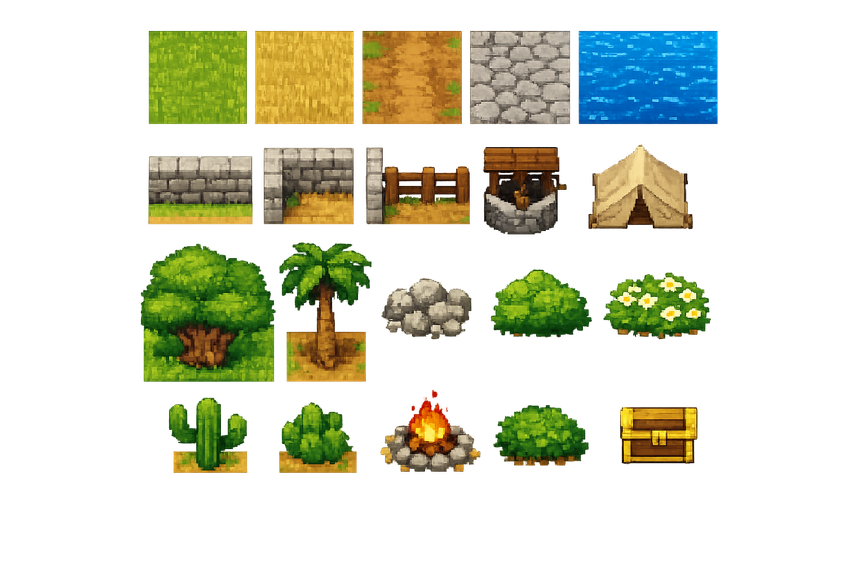
#> input picture assets/src/tileset_world.png, 866 x 577 px, shrunk from 1536 x 1024 before the run; its folder holds 6 pictures in this run; the run also reads 5 pictures not shown here
$ python _build_from_ai.py
#> lines starting #> are read from the running program, lines starting #| are printed output that depends on the picture; after the words box and inside, x2 and y2 are one past the last pixel; in counts of white or black regions, pixels touching at a corner belong together
#!/usr/bin/env python3
"""
_build_from_ai.py — 把 assets/src/ 下的 AI 原始素材切片/去背/对齐，
烤成符合 assets.js 清单规范的运行时图集。

当前会生成：
- tileset.png（6x2，cell=64）
- david.png（walk，6x4，cell=64）
- david_sling.png（6x4，cell=64）
- david_staff.png（6x4，cell=64）
- david_harp.png（4x4，cell=64）
- david_hurt.png（2x4，cell=64）

依赖：Pillow、numpy。重新生成只需把新素材放进 assets/src/ 同名文件后运行：
    python3 assets/_build_from_ai.py
"""
import os
from collections import deque
import numpy as np
from PIL import Image, ImageDraw

HERE = os.path.dirname(os.path.abspath(__file__))
SRC = os.path.join(HERE, "src")
CELL = 64


# ---------- 通用工具 ----------

def keyout_white(im, thr=232):
    """从四边洪泛去掉近白背景，返回 RGBA（保留角色内部的白色高光）。"""
    im = im.convert("RGBA")
    a = np.array(im)
    h, w = a.shape[:2]
    whitish = (a[:, :, 0] >= thr) & (a[:, :, 1] >= thr) & (a[:, :, 2] >= thr)
    seen = np.zeros((h, w), bool)
    q = deque()
    for x in range(w):
        for y in (0, h - 1):
            if whitish[y, x] and not seen[y, x]:
                seen[y, x] = True; q.append((y, x))
    for y in range(h):
        for x in (0, w - 1):
            if whitish[y, x] and not seen[y, x]:
                seen[y, x] = True; q.append((y, x))
    while q:
        cy, cx = q.popleft()
        for dy, dx in ((1, 0), (-1, 0), (0, 1), (0, -1)):
            ny, nx = cy + dy, cx + dx
            if 0 <= ny < h and 0 <= nx < w and whitish[ny, nx] and not seen[ny, nx]:
                seen[ny, nx] = True; q.append((ny, nx))
    a[seen, 3] = 0
    return Image.fromarray(a, "RGBA")


def content_bbox(im, athr=16):
    a = np.array(im.convert("RGBA"))[:, :, 3]
    ys, xs = np.where(a > athr)
    if len(xs) == 0:
        return None
    return (xs.min(), ys.min(), xs.max() + 1, ys.max() + 1)


def place_bottom_center(sprite, cell=CELL, pad=2, max_frac=1.0, scale=None):
    """把已去背的精灵缩放后水平居中、底部对齐放进 cell×cell 透明画布。"""
    bb = content_bbox(sprite)
    if bb:
        sprite = sprite.crop(bb)
    if scale is None:
        scale = min((cell - pad * 2) / sprite.width, (cell * max_frac) / sprite.height)
    nw, nh = max(1, round(sprite.width * scale)), max(1, round(sprite.height * scale))
    sprite = sprite.resize((nw, nh), Image.LANCZOS)
    canvas = Image.new("RGBA", (cell, cell), (0, 0, 0, 0))
    canvas.alpha_composite(sprite, ((cell - nw) // 2, cell - pad - nh))
    return canvas


def center_square(im, cell=CELL, inset=4):
    """从全幅地面纹理裁中央正方形并缩放到 cell（用于无缝地面）。"""
    im = im.convert("RGBA")
    s = min(im.width, im.height) - inset * 2
    l = (im.width - s) // 2
    t = (im.height - s) // 2
    return im.crop((l, t, l + s, t + s)).resize((cell, cell), Image.LANCZOS)


def components(path, athresh=40, min_area=400):
#> called with path = 'assets/src/tileset_world.png', athresh = 40, min_area = 400
    im = Image.open(path).convert("RGBA")
#> im is the input picture: PIL image 866x577 RGBA; mean R, G, B, A 36.6, 38.9, 19.7, 71.6
    a = np.array(im)[:, :, 3]
    mask = a > athresh
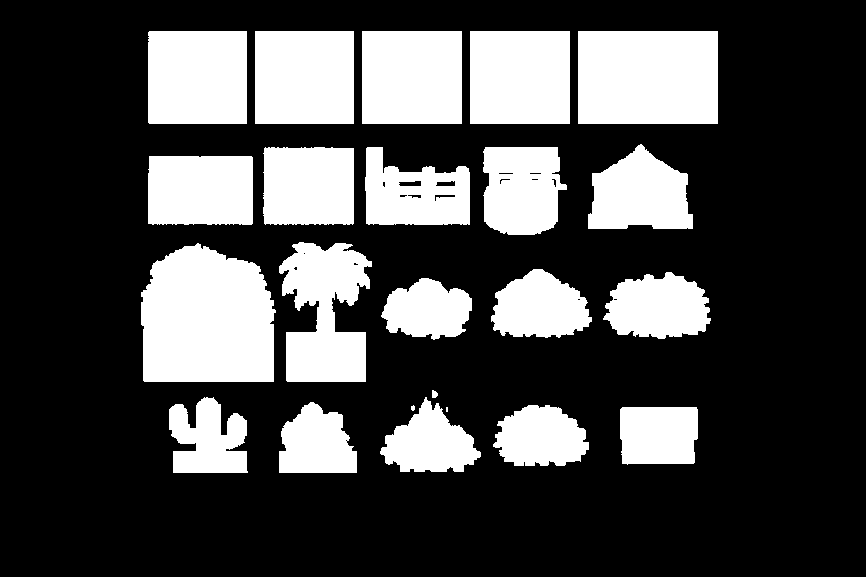
#> mask: shape (577, 866) bool; 28.8% white; 23 white regions (2 under 20 px), largest, box (x1, y1, x2, y2) and area: (141, 243, 276, 382) 16028, (578, 31, 718, 124) 13020, (362, 31, 462, 124) 9300
    H, W = mask.shape
#> H = 577; W = 866
    seen = np.zeros((H, W), bool)
    boxes = []
    for y in range(H):
        for x in range(W):
            if mask[y, x] and not seen[y, x]:
                q = deque([(y, x)])
                seen[y, x] = True
                minx = maxx = x
                miny = maxy = y
                area = 0
                while q:
                    cy, cx = q.popleft()
                    area += 1
                    minx = min(minx, cx)
                    maxx = max(maxx, cx)
                    miny = min(miny, cy)
                    maxy = max(maxy, cy)
                    for dy, dx in ((1, 0), (-1, 0), (0, 1), (0, -1)):
                        ny, nx = cy + dy, cx + dx
                        if 0 <= ny < H and 0 <= nx < W and mask[ny, nx] and not seen[ny, nx]:
                            seen[ny, nx] = True
                            q.append((ny, nx))
                if area >= min_area:
                    boxes.append((minx, miny, maxx + 1, maxy + 1))
    boxes.sort(key=lambda b: (round(b[1] / 80), b[0]))
    return im, boxes


def blobs(im, athresh=24, min_area=120):
    """返回 [(cx, cy, minx, miny, maxx, maxy)]，按连通域聚类（容忍 AI 图非等格漂移）。"""
    a = np.array(im)[:, :, 3]
    mask = a > athresh
    H, W = mask.shape
    seen = np.zeros((H, W), bool)
    out = []
    for y in range(H):
        for x in range(W):
            if mask[y, x] and not seen[y, x]:
                q = deque([(y, x)])
                seen[y, x] = True
                xs = ys = 0
                n = 0
                minx = maxx = x
                miny = maxy = y
                while q:
                    cy, cx = q.popleft()
                    n += 1
                    xs += cx
                    ys += cy
                    minx = min(minx, cx)
                    maxx = max(maxx, cx)
                    miny = min(miny, cy)
                    maxy = max(maxy, cy)
                    for dy, dx in ((1, 0), (-1, 0), (0, 1), (0, -1)):
                        ny, nx = cy + dy, cx + dx
                        if 0 <= ny < H and 0 <= nx < W and mask[ny, nx] and not seen[ny, nx]:
                            seen[ny, nx] = True
                            q.append((ny, nx))
                if n >= min_area:
                    out.append((xs / n, ys / n, minx, miny, maxx + 1, maxy + 1))
    return out


def merge_to_grid(keyed, cols, rows):
    W, H = keyed.size
    grid = {}
    for cx, cy, minx, miny, maxx, maxy in blobs(keyed):
        c = min(cols - 1, max(0, int(cx // (W / cols))))
        r = min(rows - 1, max(0, int(cy // (H / rows))))
        if (r, c) in grid:
            ox0, oy0, ox1, oy1 = grid[(r, c)]
            grid[(r, c)] = (min(ox0, minx), min(oy0, miny), max(ox1, maxx), max(oy1, maxy))
        else:
            grid[(r, c)] = (minx, miny, maxx, maxy)
    return grid


def build_sheet(src_name, out_name, cols, rows, max_frac=0.96):
    src = Image.open(os.path.join(SRC, src_name))
    keyed = keyout_white(src)
    grid = merge_to_grid(keyed, cols, rows)
    heights = sorted(bb[3] - bb[1] for bb in grid.values())
    med_h = heights[len(heights) // 2]
    uni_scale = (CELL * max_frac) / med_h
    out = Image.new("RGBA", (cols * CELL, rows * CELL), (0, 0, 0, 0))
    for (r, c), bb in grid.items():
        sprite = keyed.crop(bb)
        out.alpha_composite(place_bottom_center(sprite, pad=2, scale=uni_scale), (c * CELL, r * CELL))
    out.save(os.path.join(HERE, out_name))
    print(out_name, out.size, "figures", len(grid))


# ---------- 地图 tileset.png（6 列 × 2 行） ----------

def build_tileset():
    img, boxes = components(os.path.join(SRC, "tileset_world.png"))

    def crop(i):
#> called with i = 0
        return img.crop(boxes[i])

    # 0 草 1 干草 2 土路 3 石板 4 水 | 5 矮墙 6 高墙 7 栅栏 8 井 9 帐篷
    # 10 树 11 棕榈 12 石堆 13 灌木 14 花丛 | 15 仙人掌 16 灌丛 17 篝火 18 灌木 19 宝箱
    grass = center_square(crop(0))
    drygrass = center_square(crop(1))
    path = center_square(crop(2))
    cobble = center_square(crop(3))

    def on_grass(obj_idx, max_frac=0.96, pad=2):
        base = grass.copy()
        base.alpha_composite(place_bottom_center(crop(obj_idx), pad=pad, max_frac=max_frac))
        return base

    tgrass = grass.copy()
    tgrass.alpha_composite(place_bottom_center(crop(16), pad=4, max_frac=0.8))
#> in content_bbox, `ys, xs = np.where(a > athr)`: ys = 4210 values from 0 to 70; xs = 4210 values, max 77 at index 2571, min 0 at index 2494, mean 37.05
#> in place_bottom_center, `bb = content_bbox(sprite)`: bb = (0, 0, 78, 71)
#> in place_bottom_center, `canvas = Image.new("RGBA", (cell, cell), (0, 0, 0, 0))`: canvas: PIL image 64x64 RGBA; every value is 0
    flower = grass.copy()
    flower.alpha_composite(place_bottom_center(crop(14), pad=4, max_frac=0.8))

    cave = cobble.copy()
    d = ImageDraw.Draw(cave)
    d.ellipse([CELL * 0.22, CELL * 0.28, CELL * 0.78, CELL * 0.92], fill=(18, 14, 20, 255))
    d.ellipse([CELL * 0.30, CELL * 0.40, CELL * 0.70, CELL * 0.92], fill=(8, 6, 10, 255))

    tiles = {
        (0, 0): grass,
        (1, 0): tgrass,
        (2, 0): flower,
        (3, 0): path,
        (4, 0): drygrass,
        (5, 0): cobble,
        (0, 1): on_grass(10),
        (1, 1): on_grass(12),
        (2, 1): on_grass(7),
        (3, 1): on_grass(8),
        (4, 1): on_grass(9),
        (5, 1): cave,
    }
#> in content_bbox (call 5), `a = np.array(im.convert("RGBA"))[:, :, 3]`:
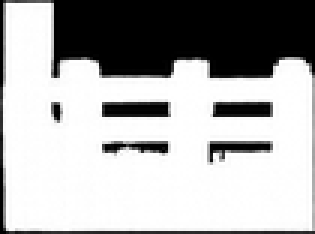
#> a: shape (78, 105) (shown 3 times larger); min 0, max 255, mean 173.7
#> in content_bbox (call 5), `ys, xs = np.where(a > athr)`: ys = 5992 values from 0 to 77; xs = 5992 values, max 104 at index 654, min 0 at index 1071, mean 49.22
#> in content_bbox (call 6), `a = np.array(im.convert("RGBA"))[:, :, 3]`:
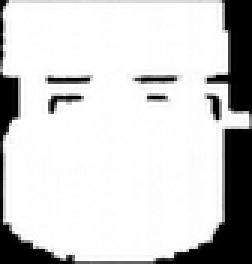
#> a: shape (88, 84) (shown 3 times larger); min 0, max 255, mean 207.8
#> in content_bbox (call 6), `ys, xs = np.where(a > athr)`: ys = 6261 values from 0 to 87; xs = 6261 values, max 83 at index 2764, min 0 at index 221, mean 38.43
#> in crop (call 11), `return img.crop(boxes[i])`:
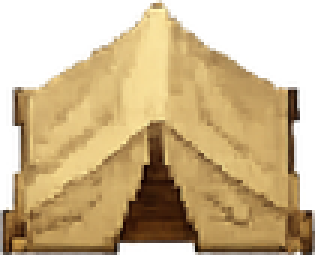
#> returned value: PIL image 105x85 RGBA (shown 3 times larger); mean R, G, B, A 133.5, 109.4, 67.9, 178.1; transparent parts drawn white
#> in content_bbox (call 7), `a = np.array(im.convert("RGBA"))[:, :, 3]`:
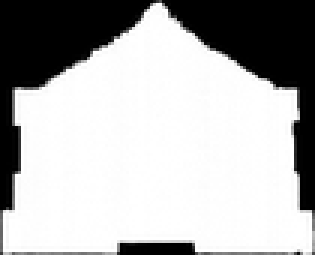
#> a: shape (85, 105) (shown 3 times larger); min 0, max 255, mean 178.1
#> in content_bbox (call 7), `ys, xs = np.where(a > athr)`: ys = 6440 values from 0 to 84; xs = 6440 values, max 104 at index 5065, min 0 at index 4961, mean 51.72
#> in place_bottom_center (call 7), `bb = content_bbox(sprite)`: bb = (0, 0, 105, 85)
#> in place_bottom_center (call 7), `canvas.alpha_composite(sprite, ((cell - nw) // 2, cell - pad - nh))`:
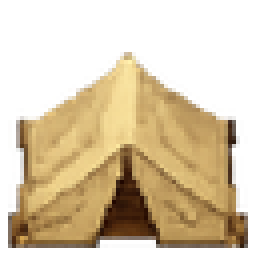
#> canvas: PIL image 64x64 RGBA (shown 4 times larger); mean R, G, B, A 97.5, 79.9, 49.3, 127.9; transparent parts drawn white
#> in on_grass (call 5), `base.alpha_composite(place_bottom_center(crop(obj_idx), pad=pad, max_f..`:
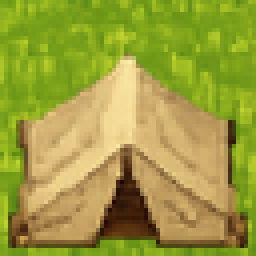
#> base: PIL image 64x64 RGBA (shown 4 times larger); mean R, G, B, A 156.1, 157.8, 60.6, 254.7; transparent parts drawn white
    out = Image.new("RGBA", (6 * CELL, 2 * CELL), (0, 0, 0, 0))
#> out: PIL image 384x128 RGBA; every value is 0
    for (c, r), tile in tiles.items():
        out.alpha_composite(tile, (c * CELL, r * CELL))
#> this loop made 12 passes
#> (c, r) on passes 1 to 12: (0, 0), (1, 0), (2, 0), (3, 0), (4, 0), (5, 0), (0, 1), (1, 1), (2, 1), (3, 1), (4, 1), (5, 1)
    out.save(os.path.join(HERE, "tileset.png"))
    print("tileset.png", out.size)
#| tileset.png (384, 128)


if __name__ == "__main__":
    build_tileset()
    build_sheet("david_walk_6x4.png", "david.png", cols=6, rows=4)
#> in blobs, `H, W = mask.shape`: H = 577; W = 866
#> the loop in merge_to_grid, `for cx, cy, minx, miny, maxx, maxy in blobs(keyed):` made 24 passes
#> (cx, cy, minx, miny, maxx, maxy, c, r) on passes 1 to 12: (120.1, 74.3, 75, 15, 169, 137, 0, 0), (256.6, 75.71, 211, 15, 303, 137, 1, 0), (390.7, 74.43, 342, 15, 440, 137, 2, 0), (517.1, 74.65, 472, 15, 566, 137, 3, 0), (640.6, 75.09, 595, 15, 689, 137, 4, 0), (755.5, 74.12, 711, 15, 800, 137, 5, 0), (112.8, 213.5, 71, 156, 152, 274, 0, 1), (249.1, 213.2, 209, 156, 291, 273, 1, 1), (384.8, 214.5, 343, 156, 424, 275, 2, 1), (509.4, 212.8, 469, 156, 550, 275, 3, 1), (634.9, 214.1, 594, 156, 676, 274, 4, 1), (750.5, 214, 709, 156, 793, 275, 5, 1)
#> after the loop in merge_to_grid, `for cx, cy, minx, miny, maxx, maxy in blobs(keyed):`: grid = 24 items
#> in build_sheet, `heights = sorted(bb[3] - bb[1] for bb in grid.values())`: heights = [117, 118, 118, 118, 118, 119, 119, 119, 119, 119, 120, 120, 120, 122, 122, 122, 122, 122, 122, 123, 123, 123, 123, 123]
#> in build_sheet, `med_h = heights[len(heights) // 2]`: med_h = 120
#> in build_sheet, `uni_scale = (CELL * max_frac) / med_h`: uni_scale = 0.512
#> the loop in build_sheet, `for (r, c), bb in grid.items():` made 24 passes
#> (r, c, nw in place_bottom_center, nh in place_bottom_center) on passes 1 to 12: (0, 0, 48, 62), (0, 1, 47, 62), (0, 2, 50, 62), (0, 3, 48, 62), (0, 4, 48, 62), (0, 5, 46, 62), (1, 0, 41, 60), (1, 1, 42, 60), (1, 2, 41, 61), (1, 3, 41, 61), (1, 4, 42, 60), (1, 5, 43, 61)
#| david.png (384, 256) figures 24
    build_sheet("david_sling_6x4.png", "david_sling.png", cols=6, rows=4)
#> the loop in merge_to_grid (call 2), `for cx, cy, minx, miny, maxx, maxy in blobs(keyed):` made 24 passes
#> (cx, cy, minx, miny, maxx, maxy, c, r) on passes 1 to 12: (90.18, 78.9, 51, 26, 133, 131, 0, 0), (230.9, 74.67, 175, 26, 271, 131, 1, 0), (366.8, 78.14, 298, 26, 411, 131, 2, 0), (508.8, 77.35, 467, 26, 560, 131, 3, 0), (657, 77.46, 606, 26, 704, 131, 4, 0), (794.3, 78.82, 754, 26, 836, 131, 5, 0), (225.2, 213.4, 181, 166, 260, 271, 1, 1), (371.1, 215.6, 339, 166, 439, 271, 2, 1), (505.3, 216.3, 477, 166, 552, 271, 3, 1), (653.6, 217.5, 620, 166, 694, 271, 4, 1), (86.41, 218.4, 47, 167, 120, 271, 0, 1), (790.1, 218.4, 751, 167, 823, 271, 5, 1)
#> the loop in build_sheet (call 2), `for (r, c), bb in grid.items():` made 24 passes
#> (r, c, nw in place_bottom_center) on passes 1 to 12: (0, 0, 48), (0, 1, 56), (0, 2, 66), (0, 3, 54), (0, 4, 57), (0, 5, 48), (1, 1, 46), (1, 2, 59), (1, 3, 44), (1, 4, 43), (1, 0, 43), (1, 5, 42)
#| david_sling.png (384, 256) figures 24
    build_sheet("david_staff_6x4.png", "david_staff.png", cols=6, rows=4)
#| david_staff.png (384, 256) figures 24
    build_sheet("david_harp_4x4.png", "david_harp.png", cols=4, rows=4)
#| david_harp.png (256, 256) figures 16
    build_sheet("david_hurt_2x4.png", "david_hurt.png", cols=2, rows=4, max_frac=0.92)
#| david_hurt.png (128, 256) figures 8
